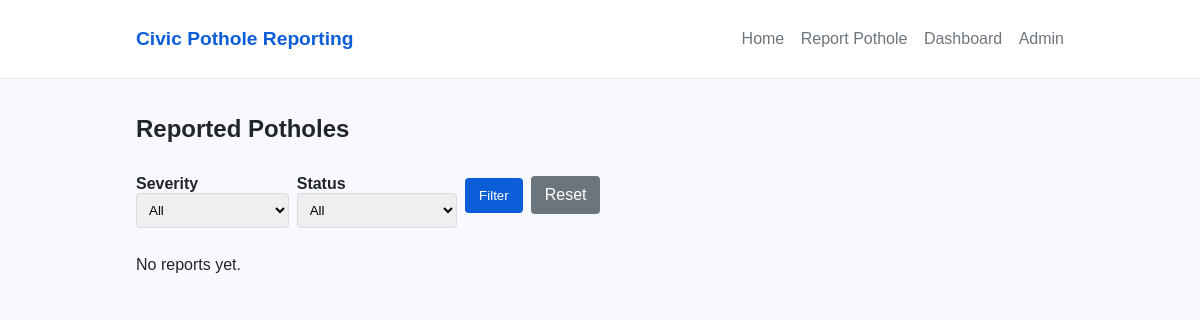
Page /dashboard/ on the earlier database version.
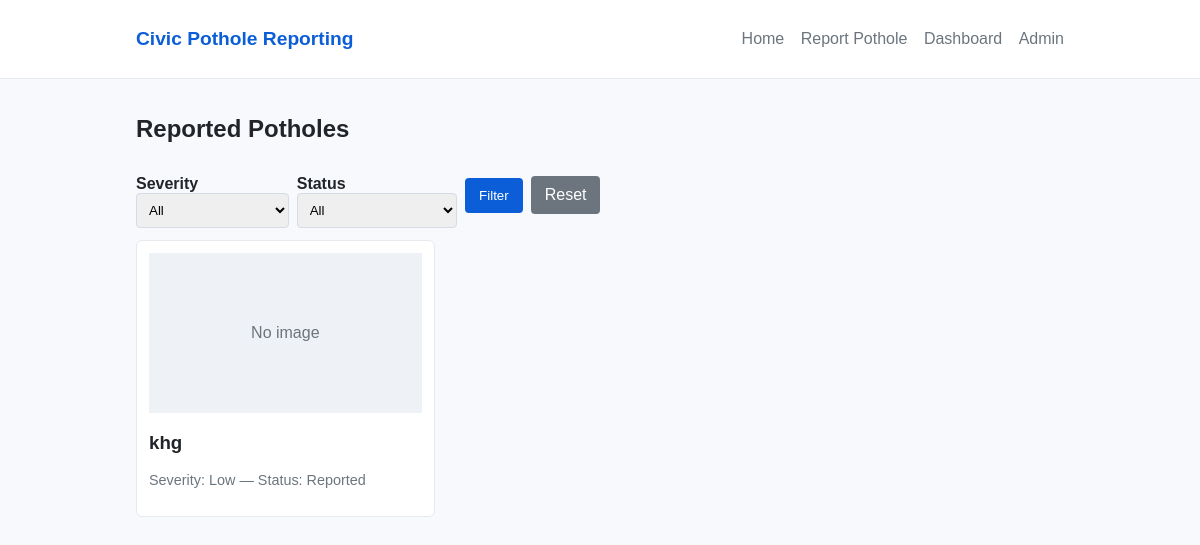
Same page on the later database version.
### reports/models.py (models this page shows, shortened)
class PotholeReport(models.Model):
    SEVERITY_CHOICES = [
        ('low', 'Low'),
        ('medium', 'Medium'),
        ('high', 'High'),
    ]
    STATUS_CHOICES = [
        ('reported', 'Reported'),
        ('in_progress', 'In Progress'),
        ('fixed', 'Fixed'),
    ]
    title = models.CharField(max_length=200)
    description = models.TextField(blank=True)
    image = models.ImageField(upload_to='pothole_images/', blank=True, null=True)
    severity = models.CharField(max_length=10, choices=SEVERITY_CHOICES, default='low')
    status = models.CharField(max_length=20, choices=STATUS_CHOICES, default='reported')
    latitude = models.DecimalField(max_digits=9, decimal_places=6, blank=True, null=True)
    longitude = models.DecimalField(max_digits=9, decimal_places=6, blank=True, null=True)
    created_at = models.DateTimeField(auto_now_add=True)

### reports/views.py (the view)
# urls.py: path('dashboard/', views.dashboard, name='dashboard'),
def dashboard(request):
    reports = PotholeReport.objects.order_by('-created_at')
    severity = request.GET.get('severity')
    status = request.GET.get('status')
    if severity in dict(PotholeReport.SEVERITY_CHOICES):
        reports = reports.filter(severity=severity)
    if status in dict(PotholeReport.STATUS_CHOICES):
        reports = reports.filter(status=status)
    context = {
        'reports': reports,
        'severity_choices': PotholeReport.SEVERITY_CHOICES,
        'status_choices': PotholeReport.STATUS_CHOICES,
        'selected_severity': severity or '',
        'selected_status': status or '',
    }
    return render(request, 'dashboard.html', context)

### templates/dashboard.html (shortened to what this page needs)
{% extends 'base.html' %}
{% block content %}
  <h2>Reported Potholes</h2>
  <form method="get" class="filters" style="margin-bottom:12px;display:flex;gap:8px;flex-wrap:wrap;align-items:center">
    <label>Severity
      <select name="severity">
        <option value="">All</option>
      </select>
    </label>
    <label>Status
      <select name="status">
        <option value="">All</option>
      </select>
    </label>
    <button class="btn" type="submit">Filter</button>
    <a class="btn" href="{% url 'dashboard' %}" style="background:#6c757d">Reset</a>
  </form>
  <div class="grid">
    {% for r in reports %}
      <div class="card">
        {% if r.image %}
          <img src="{{ r.image.url }}" alt="{{ r.title }}">
        {% else %}
          <div class="placeholder">No image</div>
        {% endif %}
        <h3>{{ r.title }}</h3>
        <p class="meta">Severity: {{ r.get_severity_display }} — Status: {{ r.get_status_display }}</p>
      </div>
    {% empty %}
      <p>No reports yet.</p>
    {% endfor %}
  </div>
{% endblock %}

### templates/base.html (shortened to what this page needs)
{% load static %}
<!doctype html>
<html lang="en">
<head>
  <link rel="stylesheet" href="{% static 'css/style.css' %}">
</head>
<body>
  <header class="site-header">
    <div class="container">
      <h1 class="brand">Civic Pothole Reporting</h1>
      <nav class="main-nav">
        <a href="{% url 'home' %}">Home</a>
        <a href="{% url 'report_pothole' %}">Report Pothole</a>
        <a href="{% url 'dashboard' %}">Dashboard</a>
        <a href="/admin/">Admin</a>
      </nav>
    </div>
  </header>
  <main class="container">
    {% block content %}{% endblock %}
  </main>
</body>
</html>

### static/css/style.css (style rules this page uses)
:root { --brand:#0b5ed7;--muted:#6c757d;--bg:#f7f9fc }
* { box-sizing:border-box }
body { margin:0;background:var(--bg);color:#212529;font-family:Inter,Arial,Helvetica,sans-serif }
.container { max-width:960px;margin:0 auto;padding:16px }
.site-header { background:#fff;border-bottom:1px solid #e6e9ee }
.site-header .container { display:flex;align-items:center;justify-content:space-between }
.brand { margin:12px 0;font-size:1.2rem;color:var(--brand) }
.main-nav a { margin-left:12px;color:var(--muted);text-decoration:none }
.btn { background:var(--brand);color:#fff;padding:10px 14px;border-radius:4px;text-decoration:none;border:none;cursor:pointer }
label { display:block;margin-top:12px;font-weight:600 }
input[type=text],textarea,select,input[type=file] { width:100%;padding:8px;border:1px solid #d6dbe6;border-radius:4px }
.grid { display:grid;grid-template-columns:repeat(auto-fill,minmax(260px,1fr));gap:16px }
.card { background:#fff;padding:12px;border-radius:6px;border:1px solid #e6e9ee }
.placeholder { height:160px;background:#eef1f6;display:flex;align-items:center;justify-content:center;color:var(--muted) }
.meta { font-size:0.9rem;color:var(--muted) }

### templates/base.html (style rules this page uses)
body { font-family:Arial,Helvetica,sans-serif }

Differences in the rows shown:
added PotholeReport: image "No image", title "khg", severity "Low", status "Reported"
Other differences:
text no longer shown: "No reports yet."
